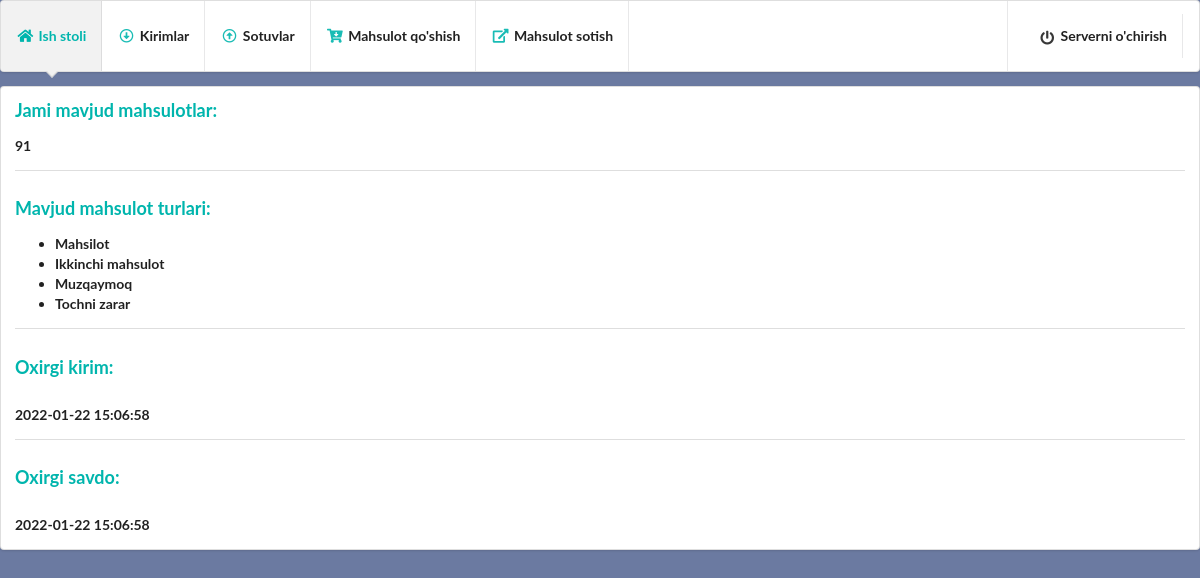
Page /dashboard on the earlier database version.
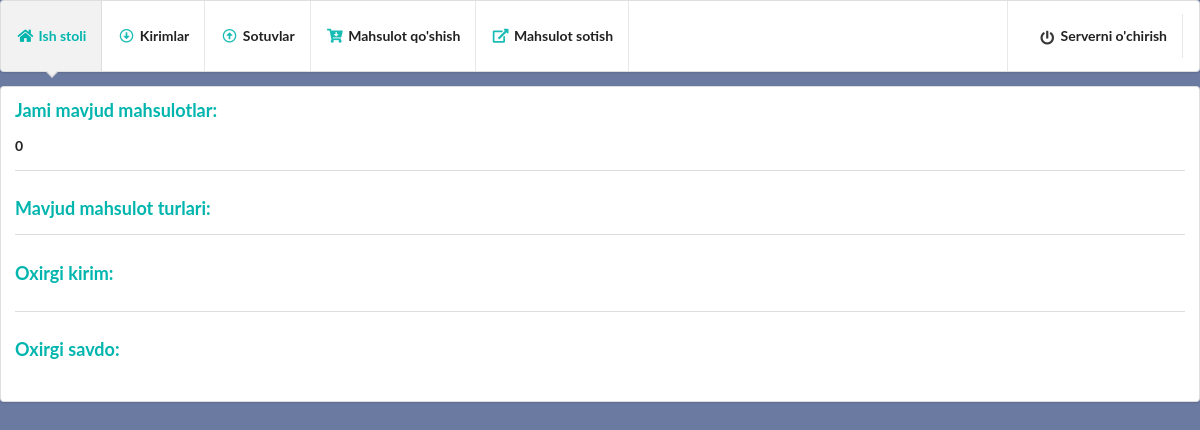
Same page on the later database version.
### modules.py (models this page shows, shortened)
class inheritedClassName(db.Model):
    __abstract__ = True

@dataclass
class Items(inheritedClassName):
    id: int
    name: String
    count: int
    in_time: DateTime
    in_price: Integer
    __tablename__ = "items"
    id = Column(Integer, primary_key=True)
    name = Column(String, nullable=False)
    count = Column(Integer, default=0)
    in_time = Column(DateTime)
    in_price = Column(Integer)

@dataclass
class Imports(inheritedClassName):
    id: int
    name: String
    count: int
    in_time: DateTime
    in_price: Integer
    __tablename__ = "imports"
    id = Column(Integer, primary_key=True)
    name = Column(String, nullable=False)
    count = Column(Integer, default=0)
    in_time = Column(DateTime)
    in_price = Column(Integer)

### main.py (the view)
@app.route('/dashboard')
def dashboard():
    items = Items.query.all()
    count_items = 0
    names = []
    for item in items:
        count_items += item.count
        if item.name not in names:
            names.append(item.name)
    newest_item = Imports.query.order_by(desc(Imports.in_time)).first()
    newest_sale = Sales.query.order_by(desc(Sales.out_time)).first()
    if newest_item:
        last_in_name = newest_item.name
        last_in_date = newest_item.in_time
    else:
        last_in_name = ''
        last_in_date = ''
    if newest_sale:
        last_out_name = newest_item.name
        last_out_date = newest_item.in_time
    else:
        last_out_name = ''
        last_out_date = ''
    response = {
        "count_items": count_items,
        "names": names,
        "last_in_name": last_in_name,
        "last_in_date": last_in_date,
        "last_out_name": last_out_name,
        "last_out_date": last_out_date
    }
    return render_template('dashboard.html', response=response)

### templates/dashboard.html (shortened to what this page needs)
<!DOCTYPE html>
<html lang="en">
<head>
    <link rel="stylesheet" href="{{ url_for('static', filename='semantic-ui/semantic.min.css') }}">
</head>
<body style="background-color: #6B7AA1;">
  <div class="ui pointing menu teal">
    <a href="/dashboard" class="active item">
        <i class="home icon teal"></i>
        <b>Ish stoli</b>
    </a>
    <a href="/imports/1" class="item">
        <i class="arrow alternate circle down outline icon teal"></i>
        <b>Kirimlar</b>
    </a>
    <a href="/sales/1" class="item">
        <i class="arrow alternate circle up outline icon teal"></i>
        <b>Sotuvlar</b>
    </a>
    <a href="/add_item" class="item">
        <i class="cart arrow down icon teal"></i>
        <b>Mahsulot qo'shish</b>
    </a>
    <a href="/items" class="item">
        <i class="external alternate icon teal"></i>
        <b>Mahsulot sotish</b>
    </a>
    <div class="right menu">
        <div class="item">
            <a href="/stop" class="item">
                <i class="power off icon"></i>
                <b>Serverni o'chirish</b>
            </a>
        </div>
    </div>
  </div>
          <div class="ui segment ">
            <h3 class="ui teal header">Jami mavjud mahsulotlar:</h3>
            <p>{{ response.count_items }}</p>
            <div class="ui inverted divider"></div>
            <h3 class="ui teal header">Mavjud mahsulot turlari:</h3>
            <ul>
                {% for name in response.names %}
                <li>{{ name }}</li>
                {% endfor %}
            </ul>
            <div class="ui inverted divider"></div>
            <h3 class="ui teal header">Oxirgi kirim:</h3>
            <p>{{ response.last_in_date }}</p>
            <div class="ui inverted divider"></div>
            <h3 class="ui teal header">Oxirgi savdo:</h3>
            <p>{{ response.last_out_date }}</p>
          </div>
</body>
</html>

Differences in the rows shown:
removed Items: name "Mahsilot"
removed Items: name "Ikkinchi mahsulot"
removed Items: name "Muzqaymoq"
removed Items: name "Tochni zarar"
removed Imports: last_in_date "2022-01-22 15:06:58", last_out_date "2022-01-22 15:06:58"
Other differences:
{{ response.count_items }}: "91" → "0"
